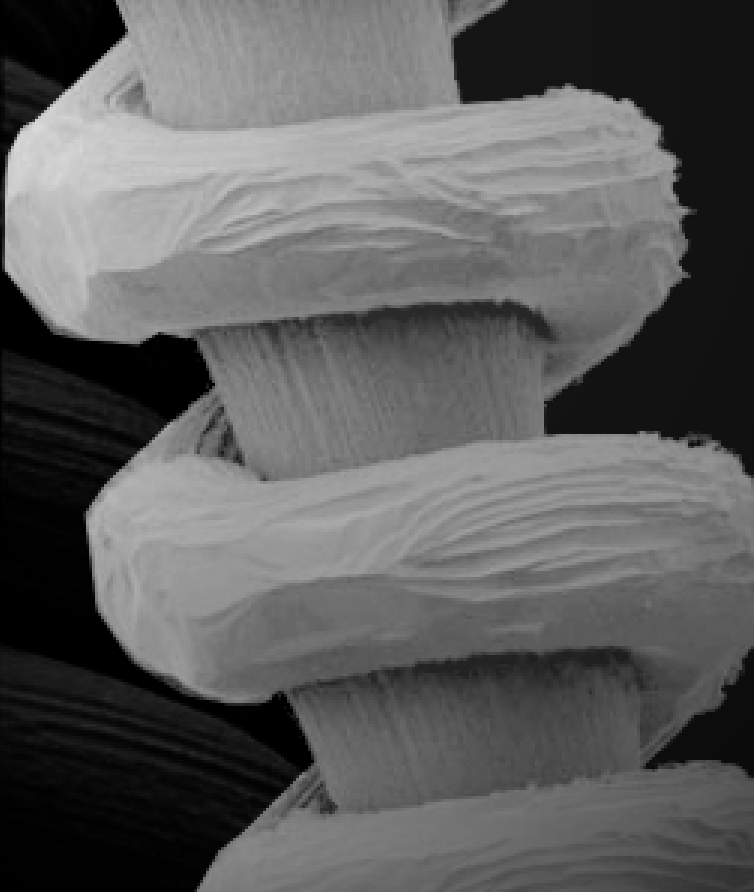
#> input picture 06. Division/tissue.tif, 754 x 892 px
$ python Division.py
#> lines starting #> are read from the running program, lines starting #| are printed output that depends on the picture
import cv2
import numpy as np
from matplotlib import pyplot as plt

#IMAGE DIVISION

img=cv2.imread("tissue.tif",0)
#> img is the input picture: shape (892, 754); min 0, max 217, mean 93.5
shade=cv2.imread("shading.tif",0)
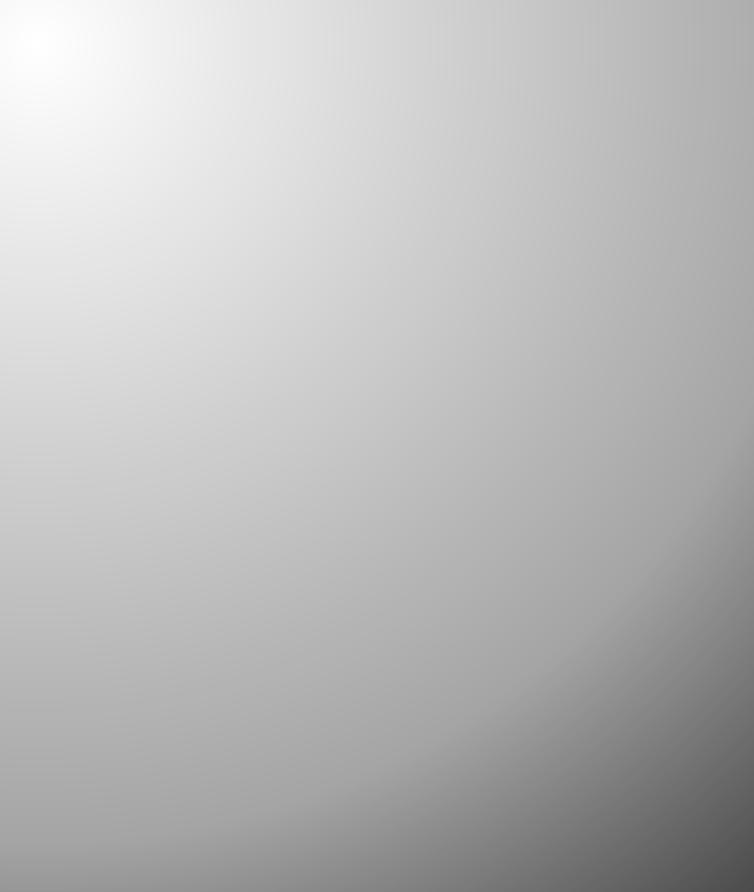
#> input picture 06. Division/shading.tif, 754 x 892 px
#> shade is the input picture: shape (892, 754); min 76, max 255, mean 186.2
img=np.float64(img)
shade=np.float64(shade)
new_img=img/shade
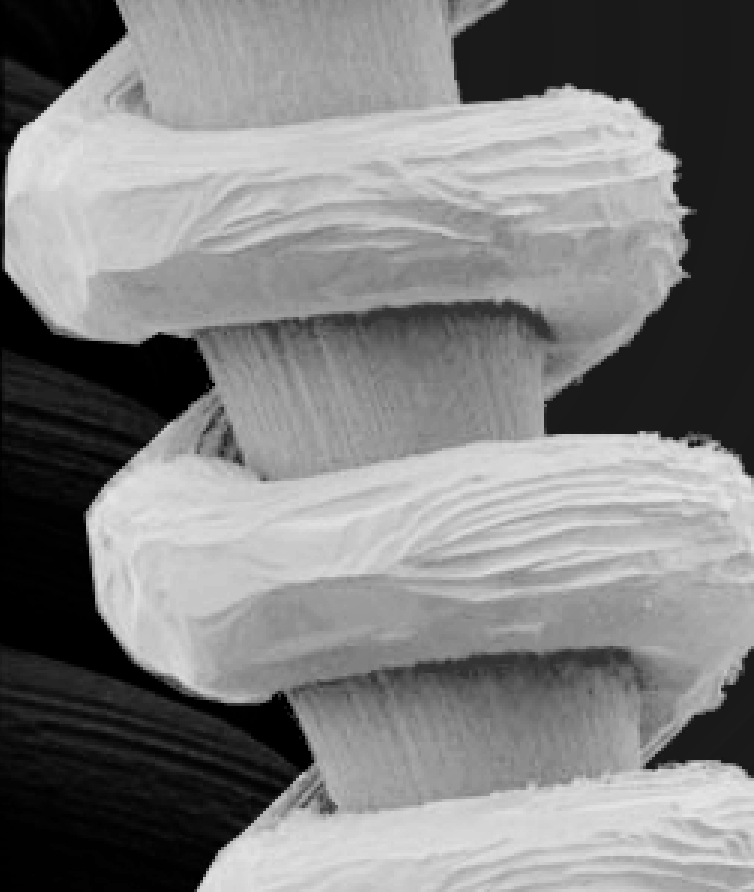
#> new_img: shape (892, 754) float64; min 0, max 0.904, mean 0.503

plt.subplot(131),plt.imshow(img,'gray')
plt.subplot(132),plt.imshow(shade,'gray')
plt.subplot(133),plt.imshow(new_img,'gray')
plt.show()
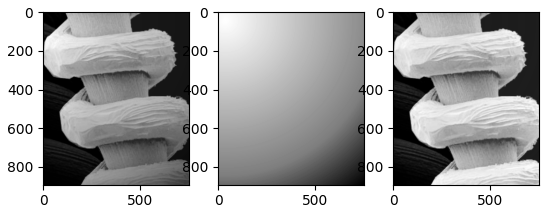
#> figure drawn by matplotlib, 3 panels
